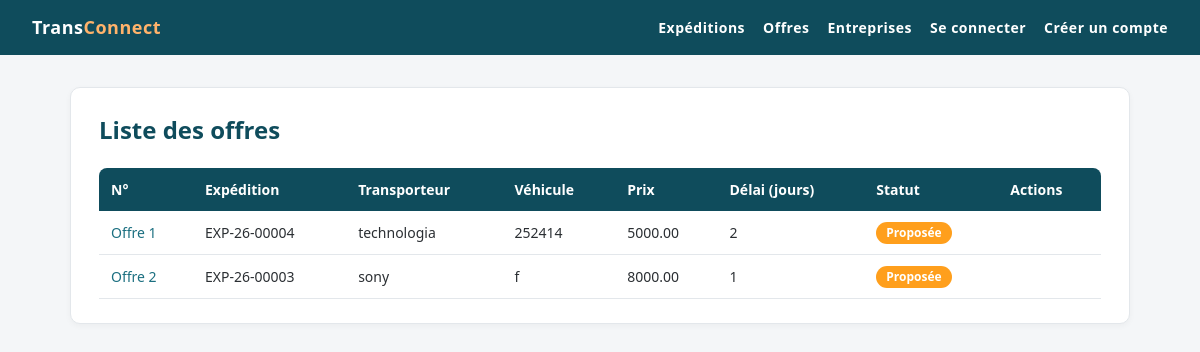
/offres/offres/, run on an earlier commit of the app's database.
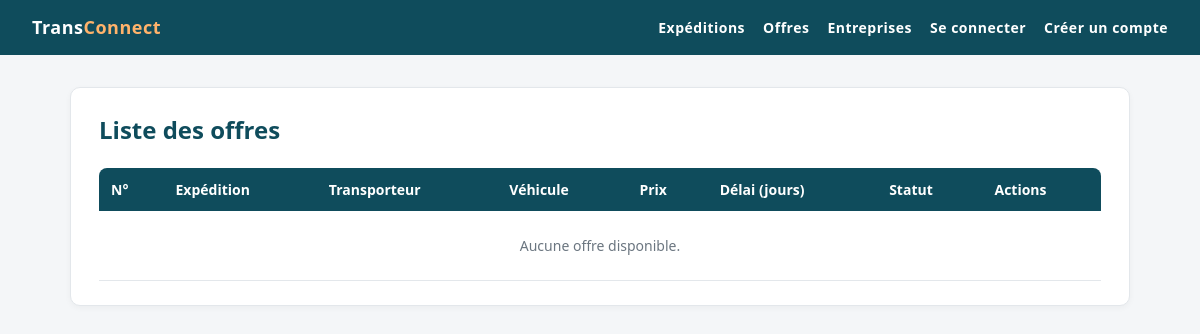
And on a later commit of the database.
### OffresApp/models.py (models this page shows, shortened)
class Offre(models.Model):
    prix = models.DecimalField(max_digits=10, decimal_places=2, validators=[MinValueValidator(0.01, "Le prix doit être supérieur à zéro")])
    delai_jours = models.IntegerField(validators=[MinValueValidator(1, "Le délai doit être d'au moins 1 jour")])
    statut = models.CharField(max_length=20, choices=[('proposee','Proposée'),('acceptee','Acceptée'),('refusee','Refusée')], default='proposee')
    created_at = models.DateTimeField(auto_now_add=True)
    updated_at = models.DateTimeField(auto_now=True)
    date_proposition = models.DateField()
    expedition = models.ForeignKey(Expedition, on_delete=models.CASCADE, related_name='offres')
    entreprise =models.ForeignKey(Entreprise, on_delete=models.CASCADE, related_name='offres',limit_choices_to={'type_entreprise': 'trans'})
    vehicule = models.ForeignKey(Vehicule, on_delete=models.CASCADE, related_name='offres')

### ExpeditionsApp/models.py (models this page shows, shortened)
class Expedition(models.Model):
    reference = models.CharField(max_length=20, unique=True)
    ville_depart = models.CharField(max_length=100)
    ville_arrivee = models.CharField(max_length=100)
    poids_kg = models.DecimalField(max_digits=10, decimal_places=2, null=False,validators=[MinValueValidator(0.01, "Le poids doit être supérieur à zéro")])
    date_souhaitee = models.DateField()
    description = models.TextField(blank=True, null=True)
    statut=models.CharField(max_length=20,choices=[ ('publiee','Publiee'), ('attribuee','Attribuee'), ('en cours','En Cours'), ('terminee','Terminee') ],default='publiee')
    created_at = models.DateTimeField(auto_now_add=True)
    updated_at = models.DateTimeField(auto_now=True)
    entreprise = models.ForeignKey(Entreprise, on_delete=models.CASCADE, related_name='expeditions',limit_choices_to={'type_entreprise': 'char'})

### EntreprisesApp/models.py (models this page shows, shortened)
class Entreprise(models.Model):
    raison_sociale = models.CharField(max_length=200 , null=False, blank=False)
    matricule_fiscale = models.CharField(max_length=17, unique=True, validators=[matricule_fiscal_validator])
    type_entreprise = models.CharField(max_length=100, choices= [
        ('char','chargeur'),
        ('trans','transporteur'),
    ] , default='char')
    adresse =models.TextField(validators=[MinLengthValidator(20, "Adresse doit contenir au moins 10 caractères"), MaxLengthValidator(200, "Adresse ne doit pas dépasser 200 caractères")])
    created_at = models.DateTimeField(auto_now_add=True)
    updated_at = models.DateTimeField(auto_now=True)
    gerant = models.OneToOneField(Utilisateur, on_delete=models.CASCADE, related_name='entreprise')

### VehiculesApp/models.py (models this page shows, shortened)
class Vehicule(models.Model):
    immatriculation = models.CharField(max_length=11, unique=True)
    type_vehicule = models.CharField(choices=[('camionnette','Camionnette / utilitaire léger'),('camion_porteur','Camion porteur'),('semi_remorque','Semi-remorque'),('fourgon','Fourgon')], max_length=20,default='camionnette')
    capacite_kg = models.IntegerField(validators=[MinValueValidator(100,"La capacité doit être d'au moins 100 kg")])
    disponible = models.BooleanField(default=True)
    created_at = models.DateTimeField(auto_now_add=True)
    updated_at = models.DateTimeField(auto_now=True)
    proprietaire = models.ForeignKey(Entreprise, on_delete=models.CASCADE, related_name='vehicules',limit_choices_to={'type_entreprise': 'trans'})

### OffresApp/views.py (the view)
# urls.py: path('offres/', Offre_list.as_view(), name='offre_list'),
class Offre_list(ListView):
    model = Offre
    template_name = 'offre/list.html'
    context_object_name = 'liste'

### templates/offre/list.html (shortened to what this page needs)
{% extends 'base.html' %}
{% block content %}
<div class="card">
    <div class="page-header">
        <h1>Liste des offres</h1>
    </div>
    <div class="table-wrap">
        <table>
            <thead>
                <tr>
                    <th>N°</th>
                    <th>Expédition</th>
                    <th>Transporteur</th>
                    <th>Véhicule</th>
                    <th>Prix</th>
                    <th>Délai (jours)</th>
                    <th>Statut</th>
                    <th>Actions</th>
                </tr>
            </thead>
            <tbody>
                {% for offre in liste %}
                    <tr>
                        <td><a href="{% url 'offres:offre_detail' offre.pk %}">Offre {{ offre.pk }}</a></td>
                        <td>{{ offre.expedition.reference }}</td>
                        <td>{{ offre.entreprise.raison_sociale }}</td>
                        <td>{{ offre.vehicule.immatriculation }}</td>
                        <td>{{ offre.prix }}</td>
                        <td>{{ offre.delai_jours }}</td>
                        <td><span class="badge badge-{{ offre.statut }}">{{ offre.get_statut_display }}</span></td>
                        <td>
                        </td>
                    </tr>
                {% empty %}
                    <tr>
                        <td colspan="8" class="empty">Aucune offre disponible.</td>
                    </tr>
                {% endfor %}
            </tbody>
        </table>
    </div>
</div>
{% endblock %}

### templates/base.html (shortened to what this page needs)
{% load static %}
<!DOCTYPE html>
<html lang="fr">
<head>
    <link rel="stylesheet" href="{% static 'css/style.css' %}">
</head>
<body>
    <div class="topbar">
        <a class="brand" href="{% url 'home' %}">Trans<span>Connect</span></a>
        <nav>
            <a href="{% url 'expeditions:expedition_list' %}">Expéditions</a>
            <a href="{% url 'offres:offre_list' %}">Offres</a>
            <a href="{% url 'entreprises:entreprise_list' %}">Entreprises</a>
            {% if user.is_authenticated %}
                {% if user.entreprise.type_entreprise == 'char' %}
                    <a href="{% url 'expeditions:expedition_create' %}">Publier une expédition</a>
                {% elif user.entreprise.type_entreprise == 'trans' %}
                    <a href="{% url 'vehicules:vehicule_list' %}">Mes véhicules</a>
                {% else %}
                    <a href="{% url 'entreprises:entreprise_create' %}">Créer mon entreprise</a>
                {% endif %}
                <a class="nav-user" href="{% url 'profil' %}">Connecté : {{ user.username }}</a>
                <form method="post" action="{% url 'logout' %}">
                    {% csrf_token %}
                    <button type="submit">Se déconnecter</button>
                </form>
            {% else %}
                <a href="{% url 'login' %}">Se connecter</a>
                <a href="{% url 'inscription' %}">Créer un compte</a>
            {% endif %}
        </nav>
    </div>
    <div class="container">
        {% block content %}{% endblock %}
    </div>
</body>
</html>

### static/css/style.css (style rules this page uses)
:root { --primary: #0f4c5c; --primary-light: #1b6f80; --accent: #e36414; --bg: #f4f6f8; --card: #ffffff; --text: #2b2f33; --muted: #6b7680; --border: #e3e7eb; --danger: #c0392b; --radius: 10px; }
* { box-sizing: border-box; }
body { margin: 0; font-family: "Segoe UI", Roboto, Arial, sans-serif; background: var(--bg); color: var(--text); line-height: 1.5; }
.topbar { background: var(--primary); color: #fff; padding: 14px 32px; font-weight: 600; font-size: 18px; letter-spacing: .5px; }
.topbar span { color: #ffb36b; }
.container { max-width: 1100px; margin: 32px auto; padding: 0 20px; }
.card { background: var(--card); border: 1px solid var(--border); border-radius: var(--radius); padding: 24px 28px; box-shadow: 0 2px 6px rgba(0, 0, 0, .04); }
.page-header { display: flex; justify-content: space-between; align-items: center; gap: 12px; margin-bottom: 20px; }
h1 { margin: 0 0 20px; font-size: 24px; color: var(--primary); }
.page-header h1 { margin: 0; }
a { color: var(--primary-light); text-decoration: none; }
.table-wrap { overflow-x: auto; }
table { width: 100%; border-collapse: collapse; font-size: 14px; }
th { background: var(--primary); color: #fff; text-align: left; font-weight: 600; padding: 11px 12px; }
th:first-child { border-top-left-radius: 8px; }
th:last-child { border-top-right-radius: 8px; }
td { padding: 10px 12px; border-bottom: 1px solid var(--border); }
.empty { text-align: center; color: var(--muted); padding: 24px; }
.topbar { display: flex; justify-content: space-between; align-items: center; }
.topbar a { color: #fff; text-decoration: none; }
.topbar nav { display: flex; align-items: center; gap: 18px; font-size: 14px; }

What changed in the data, as far as the page shows it:
removed Offre: pk "1", expedition.reference "EXP-26-00004", entreprise.raison_sociale "technologia", vehicule.immatriculation "252414", prix "5000.00", delai_jours "2", statut "Proposée"
removed Offre: pk "2", expedition.reference "EXP-26-00003", entreprise.raison_sociale "sony", vehicule.immatriculation "f", prix "8000.00", delai_jours "1", statut "Proposée"
Also different on the page:
text now shown: "Aucune offre disponible."
